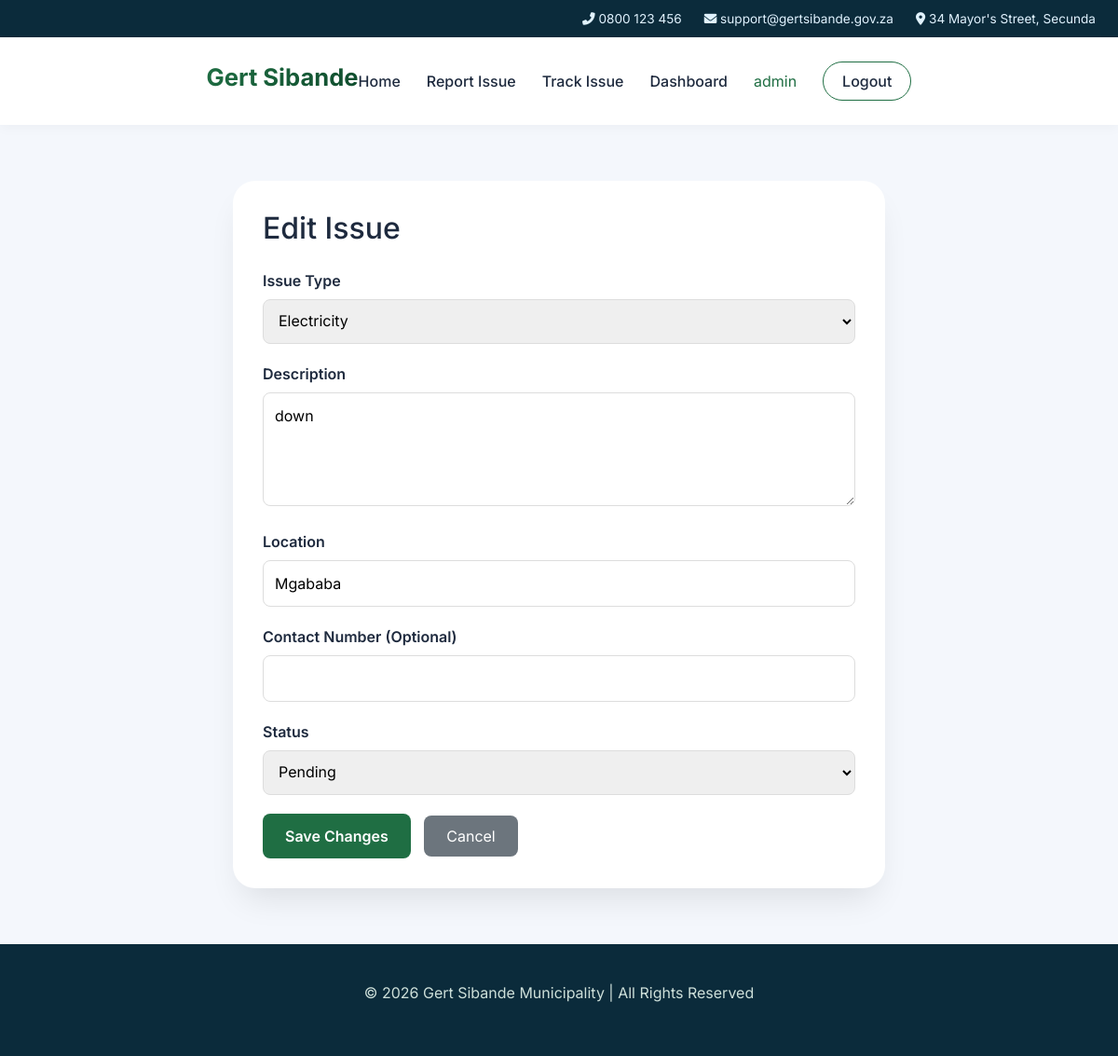
Before: /edit/1/ (signed in) with the older database file.
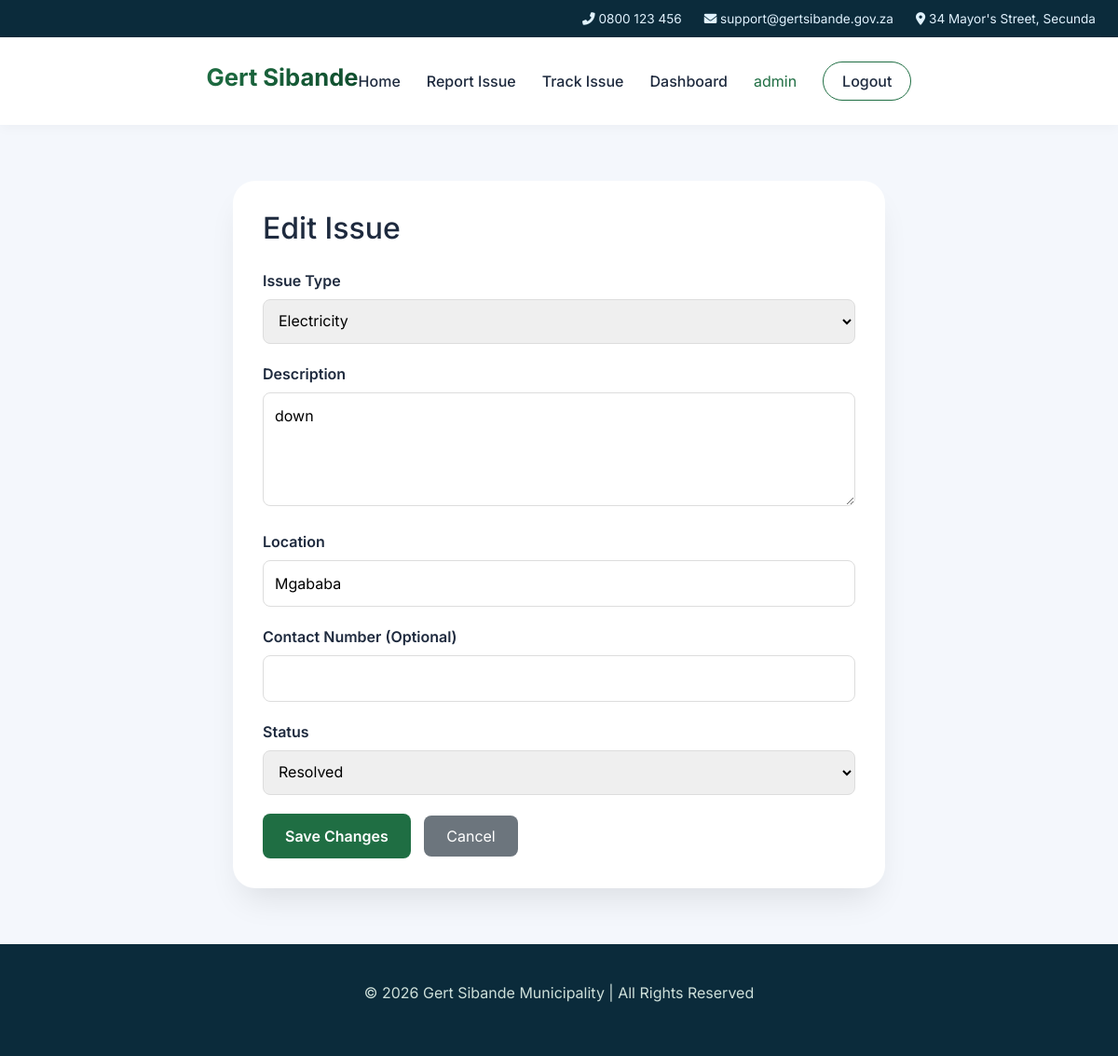
After: the same page with the newer database file.
### reports/models.py (models this page shows, shortened)
class Issue(models.Model):
    ISSUE_TYPES = [
        ('Water', 'Water Services'),
        ('Electricity', 'Electricity'),
        ('Roads', 'Roads & Transport'),
        ('Waste', 'Waste Management'),
        ('Other', 'Other Municipal Issue'),
    ]
    STATUS_CHOICES = [
        ('Pending', 'Pending'),
        ('In Progress', 'In Progress'),
        ('Resolved', 'Resolved'),
    ]
    user = models.ForeignKey(
        User,
        on_delete=models.CASCADE,
        related_name='reported_issues'
    )
    tracking_id = models.CharField(max_length=50, unique=True, blank=True)
    issue_type = models.CharField(max_length=50, choices=ISSUE_TYPES)
    description = models.TextField()
    location = models.CharField(max_length=255)
    contact_number = models.CharField(max_length=20, blank=True, null=True, help_text="Optional contact number for follow-up")
    status = models.CharField(max_length=20, choices=STATUS_CHOICES, default='Pending')
    created_at = models.DateTimeField(auto_now_add=True)
    updated_at = models.DateTimeField(auto_now=True)
    class Meta:
        ordering = ['-created_at']  # Show newest issues first
        verbose_name = "Service Issue"
        verbose_name_plural = "Service Issues"

### reports/views.py (the view, shortened to what this page needs)
# urls.py: path('edit/<int:issue_id>/', views.edit_issue, name='edit_issue'),
@login_required(login_url='login')
def edit_issue(request, issue_id):
    issue = get_object_or_404(Issue, id=issue_id, user=request.user)
    return render(request, 'reports/edit_issue.html', {'issue': issue})

### reports/templates/reports/edit_issue.html (shortened to what this page needs)
{% load static %}
<!DOCTYPE html>
<html lang="en">
<head>
    <link href="https://cdn.jsdelivr.net/npm/bootstrap@5.3.0/dist/css/bootstrap.min.css" rel="stylesheet">
    <link rel="stylesheet" href="https://cdnjs.cloudflare.com/ajax/libs/font-awesome/6.0.0-beta3/css/all.min.css">
</head>
<body>
<div class="top-bar">
    <div class="container-fluid">
        <a href="#"><i class="fas fa-phone-alt"></i> 0800 123 456</a>
        <a href="#"><i class="fas fa-envelope"></i> support@gertsibande.gov.za</a>
        <a href="#"><i class="fas fa-map-marker-alt"></i> 34 Mayor's Street, Secunda</a>
    </div>
</div>
<div class="navbar">
    <div class="nav-flex">
        <div class="logo">
            <h1>Gert Sibande</h1>
        </div>
        <div class="nav-links">
            <a href="{% url 'home' %}">Home</a>
            <a href="{% url 'report' %}">Report Issue</a>
            <a href="{% url 'track' %}">Track Issue</a>
            <a href="{% url 'dashboard' %}">Dashboard</a>
            {% if user.is_authenticated %}
                <span style="color: #1f6e43;">{{ user.username }}</span>
                <a href="{% url 'logout' %}" class="btn-outline-light">Logout</a>
            {% endif %}
        </div>
    </div>
</div>
<div class="edit-section">
    <div class="container">
        <div class="edit-card">
            <h2 style="margin-bottom: 24px;">Edit Issue</h2>
            <form method="POST">
                <div class="form-group">
                    <label>Issue Type</label>
                    <select name="issue_type" required>
                        <option value="Electricity" {% if issue.issue_type == "Electricity" %}selected{% endif %}>Electricity</option>
                    </select>
                </div>
                <div class="form-group">
                    <label>Description</label>
                    <textarea name="description" rows="4" required>{{ issue.description }}</textarea>
                </div>
                <div class="form-group">
                    <label>Location</label>
                    <input type="text" name="location" value="{{ issue.location }}" required>
                </div>
                <div class="form-group">
                    <label>Contact Number (Optional)</label>
                    <input type="text" name="contact_number" value="{{ issue.contact_number|default:'' }}">
                </div>
                <div class="form-group">
                    <label>Status</label>
                    <select name="status">
                        <option value="Pending" {% if issue.status == "Pending" %}selected{% endif %}>Pending</option>
                        <option value="Resolved" {% if issue.status == "Resolved" %}selected{% endif %}>Resolved</option>
                    </select>
                </div>
                <button type="submit" class="btn-save">Save Changes</button>
                <a href="{% url 'dashboard' %}" class="btn-cancel">Cancel</a>
            </form>
        </div>
    </div>
</div>
<footer>
    <div class="container">
        <p>© 2026 Gert Sibande Municipality | All Rights Reserved</p>
    </div>
</footer>
</body>
</html>

Changed rows visible on the page:
changed Issue "Electricity": status "Pending" → "Resolved"
